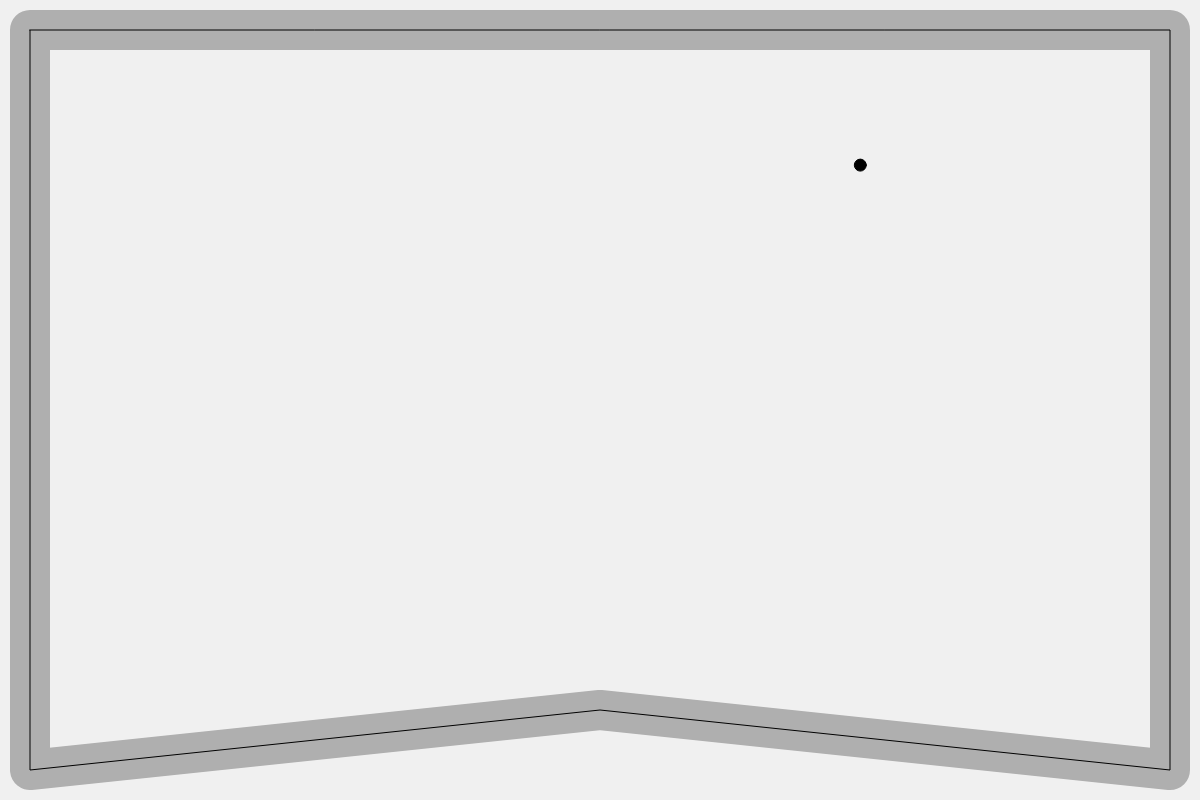
Frame 1 (no input)
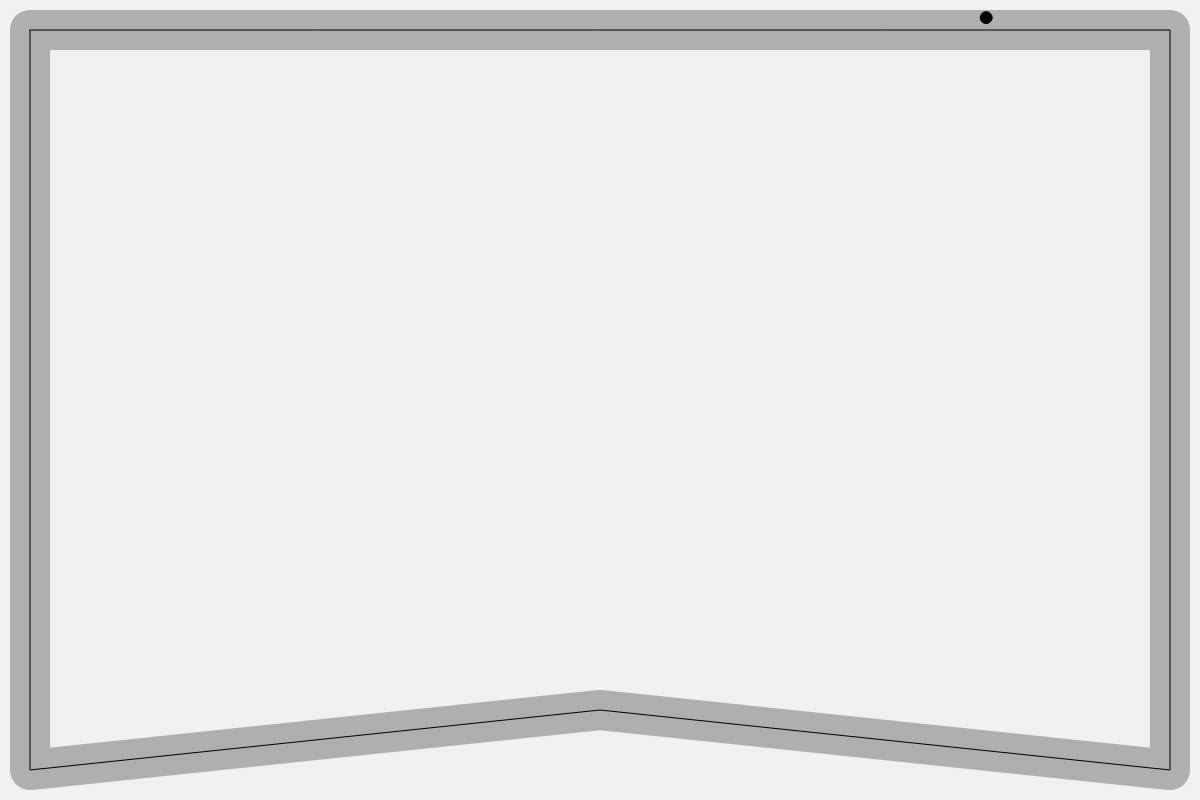
Frame 60 (no input)
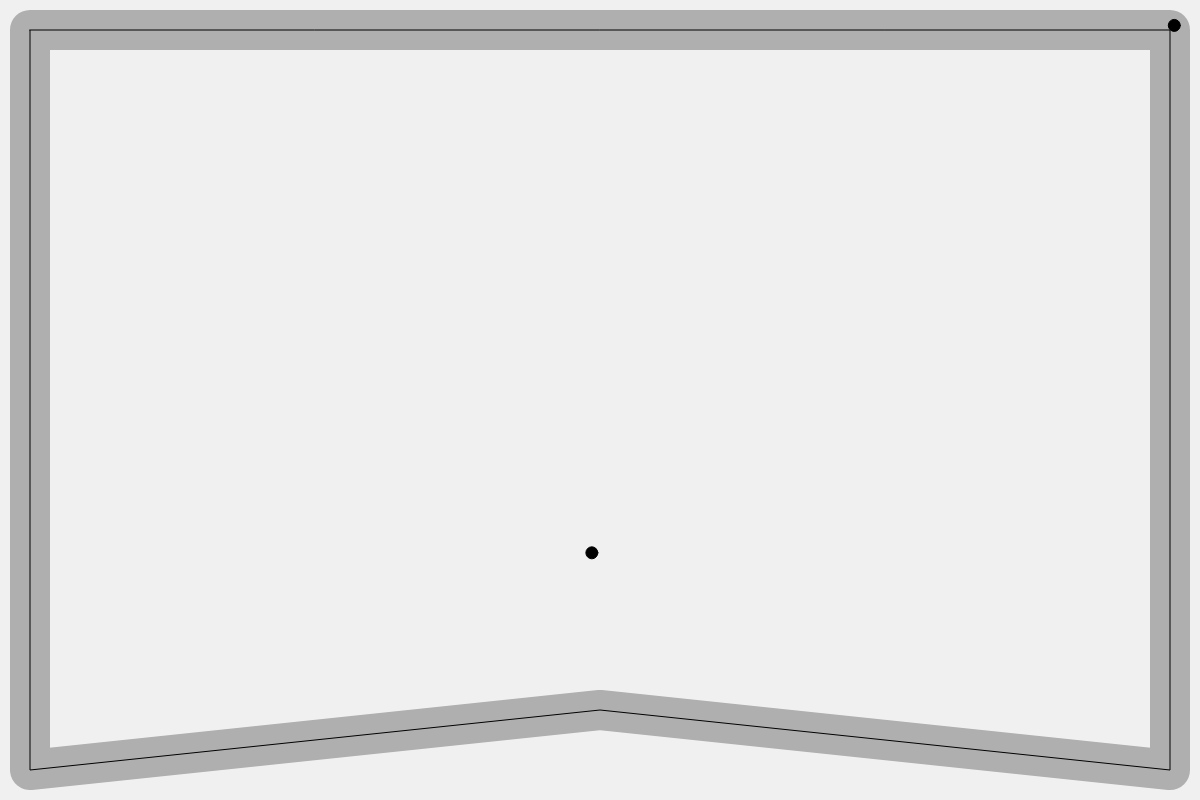
Frame 120 (the mouse pressed at the canvas centre since frame 60)

The p5.js sketch that drew these frames (run headless with seeded random() and noise() and a simulated clock; from frame 60 on, the mouse is pressed at the canvas centre):

// p5.js sketch
// ── sketch.js
// Path Following (Complex Path)
// The Nature of Code
// The Coding Train / Daniel Shiffman
// https://youtu.be/LrnR6dc2IfM
// https://thecodingtrain.com/learning/nature-of-code/5.7-path-following.html

// Path Following: https://editor.p5js.org/codingtrain/sketches/dqM054vBV
// Complex Path: https://editor.p5js.org/codingtrain/sketches/2FFzvxwVt

// Crowd Path Following
// Via Reynolds: http://www.red3d.com/cwr/steer/CrowdPath.html

// Pour debug on/off affichage des lignes etc.
let debug = false;

// le chemin
let path;

// Tableau des véhicules
let vehicles = [];

function setup() {
  createCanvas(1200, 800);
  // la fonction suivante créer un chemin composé de plusieurs points
  newPath();

  // On crée n véhicules placés aléatoirement sur le canvas
  const nbVehicules = 1;

  for (let i = 0; i < nbVehicules; i++) {
    newVehicle(random(width), random(height));
  }
  createP(
    "Appuyez sur 'd' pour afficher les infos de debug.<br/>Click souris pour générer de nouveaux véhicules."
  );
}

function draw() {
  background(240);
  // Affichage du chemin
  path.display();

  for (let v of vehicles) {
    // On applique les comportements pour suivre le chemin
    v.applyBehaviors(vehicles, path);
    // on a regroupé update, draw etc. dans une méthode run (update, borders, display, etc.)
    v.run();
  }
}

function newPath() {
  // Simple suite de points partant de 30, 30 et allant vers 30, height - 30 etc.
  path = new Path();
  let offset = 30;
  path.addPoint(offset, offset);
  path.addPoint(width - offset, offset);
  path.addPoint(width - offset, height - offset);
  path.addPoint(width / 2, height - offset * 3);
  path.addPoint(offset, height - offset);
}

function newVehicle(x, y) {
  let maxspeed = random(2, 4);
  let maxforce = 0.3;
  let v = new Vehicle(x, y, maxspeed, maxforce);
  vehicles.push(v);
  return v;
}

function keyPressed() {
  if (key == "d") {
    debug = !debug;
  }
}

function mousePressed() {
  newVehicle(mouseX, mouseY);
}

// ── path.js
class Path {
  constructor() {
    // Rayon arbitraire de 20 (c'est la demi-largeur de la route)
    // Un chemin a un rayon qui définit la zone ou le véhicule doit rester
    this.radius = 20;
    // Path = tableau de points (vecteurs)
    this.points = [];
  }

  // Ajout d'un point dans le chemin
  addPoint(x, y) {
    let point = createVector(x, y);
    this.points.push(point);
  }

  // Dessin du chemin
  display() {
    // bords arrondis dans les irages
    strokeJoin(ROUND);

    // couleur de la route = gris
    stroke(175);
    // On dessine le chemin deux fois plus large que la droite qui relie deux points
    strokeWeight(this.radius * 2);
    // pas de contours
    noFill();

    // dessin du chemin
    beginShape();
    for (let v of this.points) {
      vertex(v.x, v.y);
    }
    endShape(CLOSE); // CLOSE signifie : on relie le dernier point au premier

    // Draw thin line for center of path
    // couleur noire fil de fer
    stroke(0);
    // épaisseur 1 pixel
    strokeWeight(1);
    noFill();
    beginShape();
    for (let v of this.points) {
      vertex(v.x, v.y);
    }

    endShape(CLOSE);
  }
}

// ── vehicle.js
// Path Following (Complex Path)
// The Nature of Code
// The Coding Train / Daniel Shiffman
// https://youtu.be/LrnR6dc2IfM
// https://thecodingtrain.com/learning/nature-of-code/5.7-path-following.html

// Path Following: https://editor.p5js.org/codingtrain/sketches/dqM054vBV
// Complex Path: https://editor.p5js.org/codingtrain/sketches/2FFzvxwVt

// Path Following
// Vehicle class

class Vehicle {
  // Constructor initialize all values
  constructor(x, y, ms, mf) {
    this.position = createVector(x, y);
    this.r = 12;
    this.maxspeed = ms;
    this.maxforce = mf;
    this.acceleration = createVector(0, 0);
    this.velocity = createVector(this.maxspeed, 0);
    this.couleur = "black";

    this.path = [];
  }

  // Implémente deux comportements : suivi de chemin complexe et séparation
  // que l'on verra plus tard
  applyBehaviors(vehicles, path) {
    // Suivi de chemin, le résultat est la force f
    let f = this.follow(path);
    // separation des autres véhicules, le resultat est la force s
    let s = this.separate(vehicles);
    // On fait une somme pondérée des deux forces
    f.mult(2);
    s.mult(3); // essayez zéro ici !!!!
    // On applique les forces au véhicule
    this.applyForce(f);
    this.applyForce(s);
  }

  applyForce(force) {
    // On pourrait ajouter une masse au véhicule ici, rappel : 
    // somme des forces = masse * accélération, d'où accélération = somme des forces / masse
    // il suffirait de diviser la force par une masse. On a choisi de ne pas le faire ici
    // et de supposer une masse de 1. 
    // A = F / M
    this.acceleration.add(force);
  }

  // Main "run" function
  run() {
    this.update();
    this.render();
  }

  // This function implements Craig Reynolds' path following algorithm
  // http://www.red3d.com/cwr/steer/PathFollow.html
  follow(path) {
    // Position du véhicule dans 25 frames
    let predict = this.velocity.copy();
    predict.normalize();
    predict.mult(25);
    let predictpos = p5.Vector.add(this.position, predict);

    // On cherche la projection sur le chemin.
    // Comme le chemin est composé de plusieurs segments, 
    // on cherche la projection sur chaque segment
    // et on gardera la plus proche comme étant la bonne

    let normal = null;
    let target = null;
    let worldRecord = 1000000; // distance max difficile à battre :-) 
    // (on cherche la plus petite distance)

    // On parcourt les points du chemin
    for (let i = 0; i < path.points.length; i++) {
      // segment courant a
      // segment suivant b, si a est le dernier segment, 
      // b devient le premier segment
      let a = path.points[i];
      let b = path.points[(i + 1) % path.points.length]; // le chemin boucle. On utilise un modulo

      // Calcul du point projecté sur le segment
      let normalPoint = findProjection(predictpos, a, b);

      // Cas particulier où le point est en dehors du segment
      // dir = le vecteur qui correspond au segment
      let dir = p5.Vector.sub(b, a);
      // si c'est le cas, on prendra le point b comme point normal
      //if (da + db > line.mag()+1) {
      if (
        normalPoint.x < min(a.x, b.x) ||
        normalPoint.x > max(a.x, b.x) ||
        normalPoint.y < min(a.y, b.y) ||
        normalPoint.y > max(a.y, b.y)
      ) {
        normalPoint = b.copy();
        // Si on est vraiment à la fin, alors on prend a et b du segment suivant
        a = path.points[(i + 1) % path.points.length];
        b = path.points[(i + 2) % path.points.length];
        dir = p5.Vector.sub(b, a);
      }

      // A quelle distance est le point prédit du chemin, est-il sur la route ?
      let d = p5.Vector.dist(predictpos, normalPoint);
      // Est-ce que d est vraiment le plus petit, rappellez-vous qu'on calcule d pour tous les segments
      if (d < worldRecord) {
        // oui, d est plus petit que la précédente distance mesurée,
        // on garde ce point comme étant le plus proche du chemin
        worldRecord = d;
        normal = normalPoint;

        // On va regarder un peu plus loin devant le point projeté sur le segment
        // On normalise le vecteur directeur du segment, et on lui donne une longueur de 25
        // et on ajoute ce vecteur au point projeté
        dir.normalize();
        // ce 25 pourrait changer en fonction de la vitesse du véhicule, plus il va vite, plus on regarde loin
        dir.mult(25);
        // On ajoute ce vecteur au point projeté pour avoir un point plus loin sur le segment
        target = normal.copy();
        target.add(dir);
      }
    }

    // dessin des infos de debug
    if (debug) {
      // future position devant le vaisseau
      stroke(0);
      fill(0);
      line(this.position.x, this.position.y, predictpos.x, predictpos.y);
      ellipse(predictpos.x, predictpos.y, 4, 4);

      // Point projeté
      stroke(0);
      fill(0);
      ellipse(normal.x, normal.y, 4, 4);
      // Cible que l'on cherche à atteindre (va de la position du vaisseau à la position projetée)
      line(predictpos.x, predictpos.y, target.x, target.y);

      if (worldRecord > path.radius) fill(255, 0, 0);
      noStroke();
      ellipse(target.x, target.y, 8, 8);
    }

    // Si la distance entre le point projeté et le point normal est plus grande que le rayon du chemin
    // alors on cherche à se rapprocher du point normal
    // sinon on renvoie un vecteur nul (force nulle, on continue dans la direction actuelle)
    if (worldRecord > path.radius) {
      return this.seek(target);
    } else {
      return createVector(0, 0);
    }
  }

  // Comportement Separation : on garde ses distances par rapport aux voisins
  // ON ETUDIERA CE COMPORTEMENT PLUS TARD !
  separate(boids) {
    let desiredseparation = this.r * 2;
    let steer = createVector(0, 0, 0);
    let count = 0;
    // On examine les autres boids pour voir s'ils sont trop près
    for (let i = 0; i < boids.length; i++) {
      let other = boids[i];
      let d = p5.Vector.dist(this.position, other.position);
      // Si la distance est supérieure à 0 et inférieure à une valeur arbitraire (0 quand on est soi-même)
      if (d > 0 && d < desiredseparation) {
        // Calculate vector pointing away from neighbor
        let diff = p5.Vector.sub(this.position, other.position);
        diff.normalize();
        diff.div(d); // poids en fonction de la distance. Plus le voisin est proche, plus le poids est grand
        steer.add(diff);
        count++; // On compte le nombre de voisins
      }
    }
    // On moyenne le vecteur steer en fonction du nombre de voisins
    if (count > 0) {
      steer.div(count);
    }

    // si la force de répulsion est supérieure à 0
    if (steer.mag() > 0) {
      // On implemente : Steering = Desired - Velocity
      steer.normalize();
      steer.mult(this.maxspeed);
      steer.sub(this.velocity);
      steer.limit(this.maxforce);
    }
    return steer;
  }

  // Method to update position
  update() {
    // Update velocity
    this.velocity.add(this.acceleration);
    // Limit speed
    this.velocity.limit(this.maxspeed);
    this.position.add(this.velocity);
    // Reset accelertion to 0 each cycle
    this.acceleration.mult(0);

    // on rajoute la position courante dans le tableau
    this.path.push(this.position.copy());

    // si le tableau a plus de 50 éléments, on vire le plus ancien
    if(this.path.length > this.pathMaxLength) {
      this.path.shift();
    }
  }

  // A method that calculates and applies a steering force towards a target
  // STEER = DESIRED MINUS VELOCITY
  seek(target) {
    let desired = p5.Vector.sub(target, this.position); // A vector pointing from the position to the target

    // Normalize desired and scale to maximum speed
    desired.normalize();
    desired.mult(this.maxspeed);
    // Steering = Desired minus Vepositionity
    let steer = p5.Vector.sub(desired, this.velocity);
    steer.limit(this.maxforce); // Limit to maximum steering force

    return steer;
  }

  render() {
      // Simple boid is just a circle
      fill(this.couleur);
      stroke(0);
      push();
      translate(this.position.x, this.position.y);
      ellipse(0, 0, this.r, this.r);
      pop();
  }

  edges() {
    if (this.position.x > width + this.r) {
      this.position.x = -this.r;
    } else if (this.position.x < -this.r) {
      this.position.x = width + this.r;
    }
    if (this.position.y > height + this.r) {
      this.position.y = -this.r;
    } else if (this.position.y < -this.r) {
      this.position.y = height + this.r;
    }
  }
}

// A function to get the normal point from a point (p) to a line segment (a-b)
// This function could be optimized to make fewer new Vector objects
function findProjection(p, a, b) {
  // Vector from a to p
  let ap = p5.Vector.sub(p, a);
  // Vector from a to b
  let ab = p5.Vector.sub(b, a);
  ab.normalize(); // Normalize the line
  // Project vector "diff" onto line by using the dot product
  ab.mult(ap.dot(ab));
  let normalPoint = p5.Vector.add(a, ab);
  return normalPoint;
}
